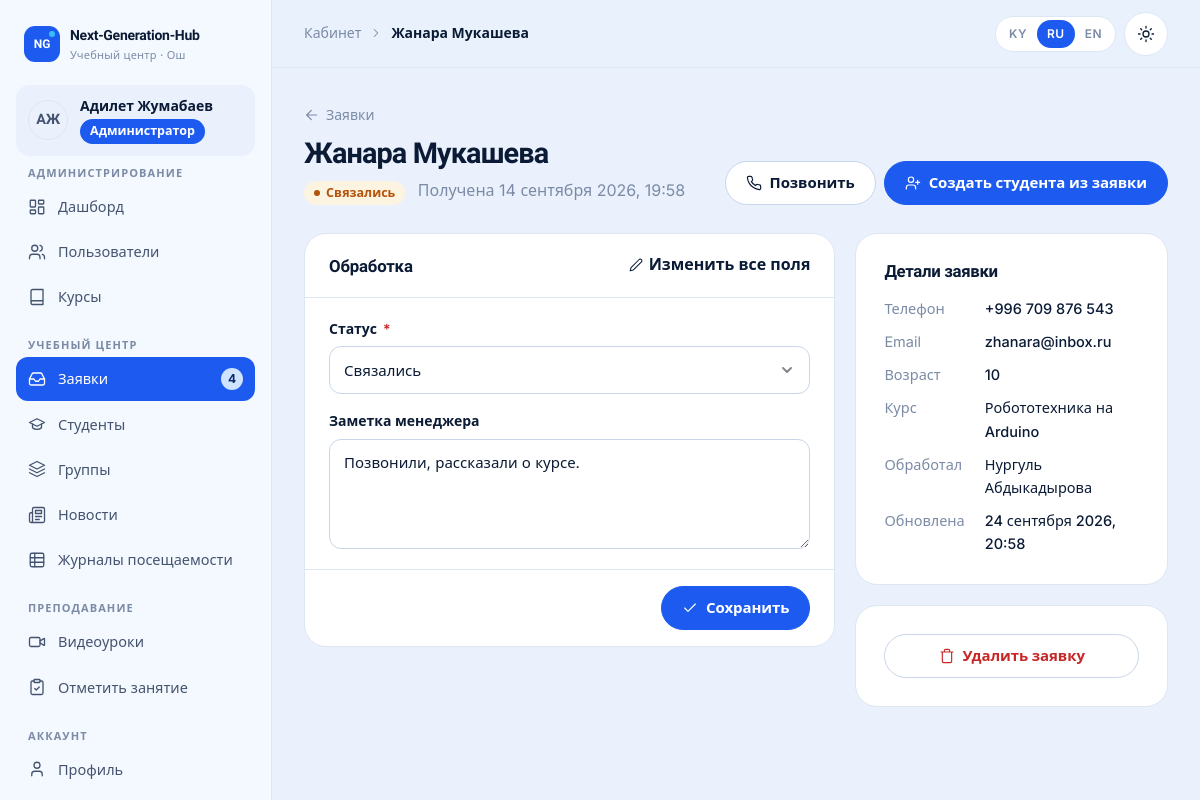
The app's page /cabinet/manager/requests/5/ (signed in), older data.
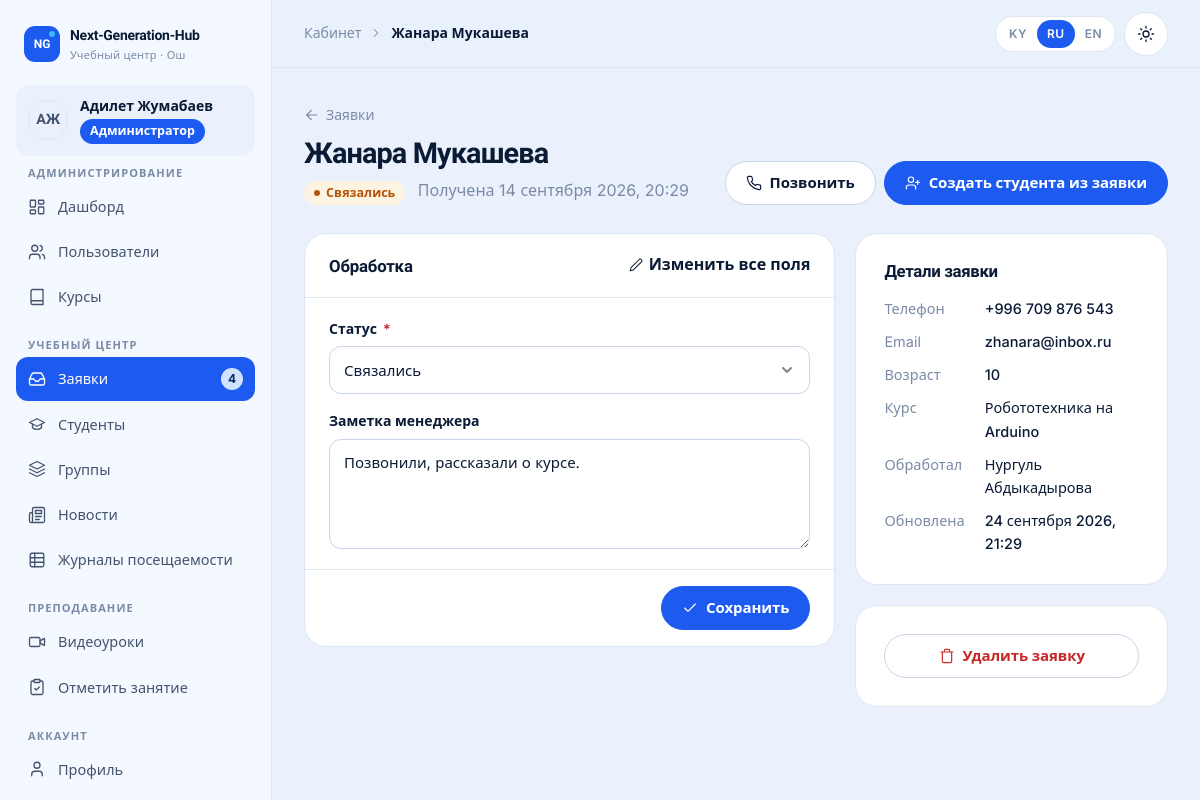
The same page, newer data.
### core/models.py (models this page shows, shortened)
class EnrollmentRequest(models.Model):
    class Status(models.TextChoices):
        NEW = "new", _("New")
        CONTACTED = "contacted", _("Contacted")
        ENROLLED = "enrolled", _("Enrolled")
        REJECTED = "rejected", _("Rejected")
    name = models.CharField(_("name"), max_length=120)
    phone = models.CharField(_("phone"), max_length=32)
    email = models.EmailField(_("email"), blank=True)
    age = models.PositiveSmallIntegerField(
        _("age"), null=True, blank=True, validators=[MinValueValidator(5), MaxValueValidator(99)]
    )
    course = models.ForeignKey(
        Course, verbose_name=_("course"), on_delete=models.SET_NULL, null=True, blank=True, related_name="requests"
    )
    message = models.TextField(_("message"), blank=True)
    status = models.CharField(_("status"), max_length=12, choices=Status.choices, default=Status.NEW, db_index=True)
    manager_note = models.TextField(_("manager note"), blank=True)
    handled_by = models.ForeignKey(
        settings.AUTH_USER_MODEL,
        verbose_name=_("handled by"),
        on_delete=models.SET_NULL,
        null=True,
        blank=True,
        related_name="handled_requests",
    )
    student = models.ForeignKey(
        settings.AUTH_USER_MODEL,
        verbose_name=_("student account"),
        on_delete=models.SET_NULL,
        null=True,
        blank=True,
        related_name="enrollment_requests",
    )
    created_at = models.DateTimeField(_("received"), auto_now_add=True, db_index=True)
    updated_at = models.DateTimeField(auto_now=True)
    class Meta:
        verbose_name = _("enrollment request")
        verbose_name_plural = _("enrollment requests")
        ordering = ["-created_at"]

class TranslatableMixin:
    def tr(self, field, lang=None):
        lang = (lang or get_language() or FALLBACK_LANGUAGE).split("-")[0]
        if lang not in CONTENT_LANGUAGES:
            lang = FALLBACK_LANGUAGE
        value = getattr(self, f"{field}_{lang}", "") or ""
        if not value and lang != FALLBACK_LANGUAGE:
            value = getattr(self, f"{field}_{FALLBACK_LANGUAGE}", "") or ""
        return value

class Course(TranslatableMixin, models.Model):
    class Level(models.TextChoices):
        BEGINNER = "beginner", _("Beginner")
        INTERMEDIATE = "intermediate", _("Intermediate")
        ADVANCED = "advanced", _("Advanced")
    direction = models.CharField(_("direction"), max_length=20, choices=Direction.choices, db_index=True)
    slug = models.SlugField(_("slug"), max_length=80, unique=True)
    title_ru = models.CharField(_("title (RU)"), max_length=160)
    title_ky = models.CharField(_("title (KY)"), max_length=160, blank=True)
    title_en = models.CharField(_("title (EN)"), max_length=160, blank=True)
    short_ru = models.CharField(_("short description (RU)"), max_length=300, blank=True)
    short_ky = models.CharField(_("short description (KY)"), max_length=300, blank=True)
    short_en = models.CharField(_("short description (EN)"), max_length=300, blank=True)
    description_ru = models.TextField(_("full description (RU)"), blank=True)
    description_ky = models.TextField(_("full description (KY)"), blank=True)
    description_en = models.TextField(_("full description (EN)"), blank=True)
    level = models.CharField(_("level"), max_length=20, choices=Level.choices, default=Level.BEGINNER)
    age_from = models.PositiveSmallIntegerField(_("age from"), default=10)
    age_to = models.PositiveSmallIntegerField(_("age to"), default=17)
    duration_months = models.PositiveSmallIntegerField(_("duration, months"), default=6)
    lessons_per_week = models.PositiveSmallIntegerField(_("lessons per week"), default=2)
    price = models.PositiveIntegerField(_("price, KGS per month"), default=0)
    cover = models.ImageField(_("cover"), upload_to="courses/", blank=True)
    teachers = models.ManyToManyField(
        settings.AUTH_USER_MODEL,
        verbose_name=_("teachers"),
        related_name="courses_taught",
        blank=True,
        limit_choices_to={"role": "teacher"},
    )
    is_active = models.BooleanField(_("active"), default=True)
    order = models.PositiveSmallIntegerField(_("order"), default=0)
    created_at = models.DateTimeField(auto_now_add=True)
    class Meta:
        verbose_name = _("course")
        verbose_name_plural = _("courses")
        ordering = ["order", "title_ru"]

### accounts/models.py (models this page shows, shortened)
class User(AbstractUser):
    class Role(models.TextChoices):
        ADMIN = "admin", _("Administrator")
        MANAGER = "manager", _("Manager")
        TEACHER = "teacher", _("Teacher")
        STUDENT = "student", _("Student")
    role = models.CharField(_("role"), max_length=16, choices=Role.choices, default=Role.STUDENT, db_index=True)
    phone = models.CharField(_("phone"), max_length=32, blank=True)
    photo = models.ImageField(_("photo"), upload_to="users/", blank=True)
    specialization = models.CharField(_("specialization"), max_length=160, blank=True)
    about = models.TextField(_("about"), blank=True)
    class Meta:
        verbose_name = _("user")
        verbose_name_plural = _("users")
        ordering = ["last_name", "first_name", "username"]
    @property
    def display_name(self):
        return self.get_full_name() or self.username
    @property
    def initials(self):
        parts = [p for p in (self.first_name, self.last_name) if p]
        if parts:
            return "".join(p[0] for p in parts).upper()[:2]
        return self.username[:2].upper()
    @property
    def is_admin_role(self):
        return self.is_superuser or self.role == self.Role.ADMIN
    @property
    def is_student(self):
        return self.role == self.Role.STUDENT
    def has_role(self, *roles):
        return self.is_admin_role or self.role in roles

### cabinet/views/manager.py (the view)
# urls.py: path("manager/requests/<int:pk>/", manager.request_detail, name="manager_request_detail"),
@role_required(R.MANAGER)
def request_detail(request, pk):
    obj = get_object_or_404(EnrollmentRequest.objects.select_related("course", "handled_by", "student"), pk=pk)
    form_class = RequestFullForm if request.GET.get("full") or "name" in request.POST else RequestForm
    form = form_class(request.POST or None, instance=obj)
    if request.method == "POST" and form.is_valid():
        item = form.save(commit=False)
        item.handled_by = request.user
        item.save()
        messages.success(request, _("Request updated."))
        return redirect("cabinet:manager_request_detail", pk=obj.pk)
    return render(
        request,
        "cabinet/manager/request_detail.html",
        {"obj": obj, "form": form, "full": form_class is RequestFullForm, "page_title": obj.name},
    )

### cabinet/forms.py
class RequestForm(forms.ModelForm):
    class Meta:
        model = EnrollmentRequest
        fields = ["status", "manager_note"]
        widgets = {"manager_note": forms.Textarea(attrs={"rows": 4, "placeholder": _("Call results, agreements…")})}

### cabinet/navigation.py (called while the page is built)
def _item(label, url_name, icon, match=None, badge=None, external=False):
    return {
        "label": label,
        "url": url_name if external else reverse(url_name),
        "icon": icon,
        "match": match or [url_name.split(":")[-1]],
        "badge": badge,
        "external": external,
    }

def sidebar(request):
    path = request.path
    user = getattr(request, "user", None)
    if not user or not user.is_authenticated or not (path.startswith("/cabinet/") or path.startswith("/accounts/")):
        return {}
    match = getattr(request, "resolver_match", None)
    current = match.url_name if match and match.url_name else ""
    return {"sidebar_sections": build_sidebar(user, current)}

### core/templatetags/core_tags.py (called while the page is built)
@register.filter
def tr(obj, field):
    if obj is None:
        return ""
    return obj.tr(field)

@register.simple_tag
def icon(name, size=20, cls="", label=""):
    return mark_safe(svg(name, size, escape(cls), escape(label)))

### templates/cabinet/manager/request_detail.html (shortened to what this page needs)
{% extends "cabinet/base.html" %}
{% load i18n core_tags %}
{% block content %}
<a class="back-link" href="{% url 'cabinet:manager_requests' %}">{% icon "arrow-left" 16 %} {% trans "Requests" %}</a>
<div class="page-head">
  <div>
    <h1>{{ obj.name }}</h1>
    <p><span class="badge badge-{{ obj.status }}">{{ obj.get_status_display }}</span> <span class="faint" style="margin-left:8px">{% trans "Received" %} {{ obj.created_at|date:"j E Y, H:i" }}</span></p>
  </div>
  <div class="actions">
    <a class="btn" href="tel:{{ obj.phone }}">{% icon "phone" 16 %} {% trans "Call" %}</a>
    {% if obj.student %}<a class="btn btn-primary" href="{% url 'cabinet:manager_student_edit' obj.student.pk %}">{% icon "user" 16 %} {% trans "Student account" %}</a>
    {% else %}<a class="btn btn-primary" href="{% url 'cabinet:manager_request_to_student' obj.pk %}">{% icon "user-plus" 16 %} {% trans "Create student from request" %}</a>{% endif %}
  </div>
</div>
<div class="grid grid-main">
  <form class="card" method="post" novalidate>
    <div class="card-head"><h2>{% if full %}{% trans "Edit request" %}{% else %}{% trans "Processing" %}{% endif %}</h2>{% if not full %}<a class="link" href="?full=1">{% icon "edit" 14 %} {% trans "Edit all fields" %}</a>{% endif %}</div>
    <div class="card-body">
      <div class="form-grid">{% for field in form %}{% include "partials/field.html" with wide=1 %}{% endfor %}</div>
    </div>
    <div class="card-foot">
      <button type="submit" class="btn btn-primary">{% icon "check" 16 %} {% trans "Save" %}</button>
    </div>
  </form>
  <div class="grid">
    <section class="card card-pad">
      <h2 style="font-size:1.05rem">{% trans "Request details" %}</h2>
      <dl class="kv" style="margin-top:16px">
        <dt>{% trans "Phone" %}</dt><dd><a href="tel:{{ obj.phone }}">{{ obj.phone }}</a></dd>
        <dt>Email</dt><dd>{% if obj.email %}<a href="mailto:{{ obj.email }}">{{ obj.email }}</a>{% else %}—{% endif %}</dd>
        <dt>{% trans "Age" %}</dt><dd>{{ obj.age|default:"—" }}</dd>
        <dt>{% trans "Course" %}</dt><dd>{{ obj.course|tr:"title"|default:"—" }}</dd>
        <dt>{% trans "Handled by" %}</dt><dd>{{ obj.handled_by.display_name|default:"—" }}</dd>
        <dt>{% trans "Updated" %}</dt><dd>{{ obj.updated_at|date:"j E Y, H:i" }}</dd>
      </dl>
    </section>
    <form class="card card-pad" method="post" action="{% url 'cabinet:manager_request_delete' obj.pk %}" data-confirm="{% trans 'Delete this request permanently?' %}">
      <button type="submit" class="btn btn-danger btn-block">{% icon "trash" 16 %} {% trans "Delete request" %}</button>
    </form>
  </div>
</div>
{% endblock %}

### templates/cabinet/base.html (shortened to what this page needs)
{% load static i18n core_tags %}{% get_current_language as LANGUAGE_CODE %}<!doctype html>
<html lang="{{ LANGUAGE_CODE }}" class="no-js">
<head>
  {% include "partials/head.html" %}
</head>
<body>
  <div class="cab">
    <aside class="cab-sidebar" id="cab-sidebar" aria-label="{% trans 'Cabinet menu' %}">
      <div class="row-between" style="flex-wrap:nowrap">
        {% include "partials/logo.html" %}
      </div>
      <a class="cab-user" href="{% url 'accounts:profile' %}">
        {% include "partials/avatar.html" with u=user %}
        <span class="grow" style="min-width:0"><b>{{ user.display_name }}</b><span class="badge badge-role-{{ user.role }} no-dot" style="margin-top:4px">{{ user.get_role_display }}</span></span>
      </a>
      <nav class="cab-nav">
        {% for title, items in sidebar_sections %}
        <div>
          <h6>{{ title }}</h6>
          <ul>
            {% for item in items %}
            <li><a href="{{ item.url }}"{% if item.active %} aria-current="page"{% endif %}>{% icon item.icon 18 %}<span>{{ item.label }}</span>{% if item.badge %}<span class="nav-badge" aria-label="{% trans 'new' %}">{{ item.badge }}</span>{% endif %}</a></li>
            {% endfor %}
          </ul>
        </div>
        {% endfor %}
      </nav>
    </aside>
    <div class="cab-main">
      <header class="cab-topbar">
        <div class="crumbs">{% block crumbs %}<span>{% trans "Cabinet" %}</span>{% icon "chevron-right" 14 %}<b>{{ page_title }}</b>{% endblock %}</div>
        <div class="tools">
          {% include "partials/lang_switch.html" %}
          {% include "partials/theme_toggle.html" %}
        </div>
      </header>
      <main class="cab-content" id="content">
        {% block content %}{% endblock %}
      </main>
    </div>
  </div>
</body>
</html>

### templates/partials/field.html (shortened to what this page needs)
{% load core_tags %}{% with wt=field|field_type %}
<div class="field{% if field.errors %} has-error{% endif %}{% if wide or wt == 'textarea' or wt == 'checkboxselectmultiple' or wt == 'clearablefileinput' %} span-2{% endif %}" data-field="{{ field.name }}">
  {% if wt == "checkboxinput" %}
    <label class="check" for="{{ field.id_for_label }}">{{ field }} {{ field.label }}</label>
  {% else %}
    <label for="{{ field.id_for_label }}">{{ field.label }}{% if field.field.required %}<span class="req" aria-hidden="true">*</span>{% endif %}</label>
    {{ field }}
  {% endif %}
</div>
{% endwith %}

Row changes from the older to the newer data that the page shows:
changed EnrollmentRequest "Жанара Мукашева": created_at "14 сентября 2026, 19:58" → "14 сентября 2026, 20:29"; updated_at "24 сентября 2026, 20:58" → "24 сентября 2026, 21:29"
